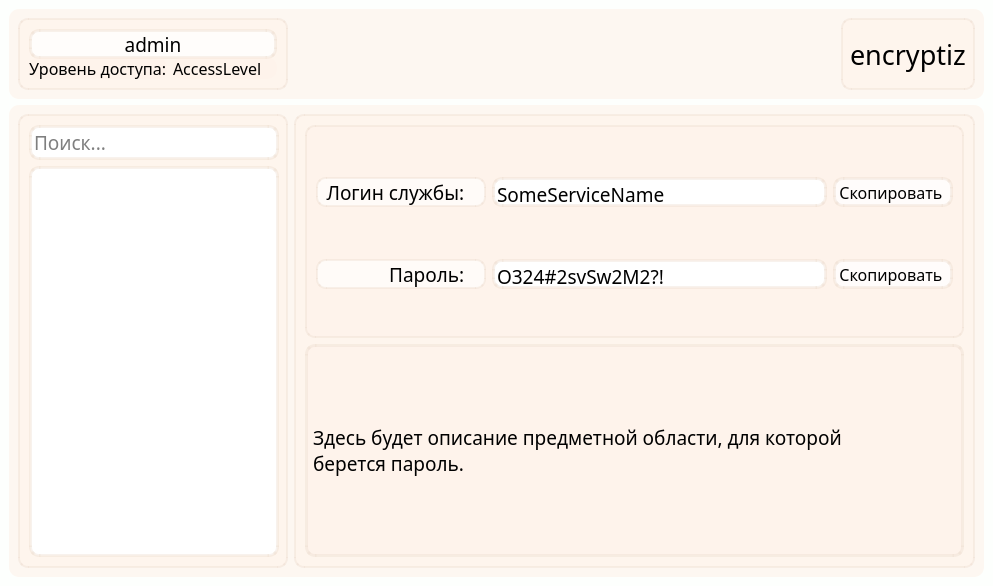
<?xml version="1.0" encoding="UTF-8"?>
<ui version="4.0">
 <class>MainWindow</class>
 <widget class="QMainWindow" name="MainWindow">
  <property name="geometry">
   <rect>
    <x>0</x>
    <y>0</y>
    <width>993</width>
    <height>586</height>
   </rect>
  </property>
  <property name="font">
   <font>
    <family>Century Gothic</family>
   </font>
  </property>
  <property name="windowTitle">
   <string>encryptiz</string>
  </property>
  <property name="styleSheet">
   <string notr="true">background-color: rgba(253, 255, 253, 255);
font-family:Century Gothic;</string>
  </property>
  <widget class="QWidget" name="centralwidget">
   <property name="styleSheet">
    <string notr="true"/>
   </property>
   <layout class="QVBoxLayout" name="verticalLayout_3">
    <item>
     <widget class="QWidget" name="widget" native="true">
      <property name="minimumSize">
       <size>
        <width>0</width>
        <height>90</height>
       </size>
      </property>
      <property name="maximumSize">
       <size>
        <width>16777215</width>
        <height>90</height>
       </size>
      </property>
      <property name="styleSheet">
       <string notr="true">background-color: rgba(254, 244, 236, 180);
border-radius: 10px;</string>
      </property>
      <layout class="QHBoxLayout" name="horizontalLayout_2">
       <item alignment="Qt::AlignLeft">
        <widget class="QFrame" name="admin_panel">
         <property name="minimumSize">
          <size>
           <width>270</width>
           <height>70</height>
          </size>
         </property>
         <property name="styleSheet">
          <string notr="true">background-color: rgba(254, 238, 229, 80);
border: 2px solid rgba(236, 218, 204, 90);
border-radius: 10px;</string>
         </property>
         <layout class="QVBoxLayout" name="verticalLayout">
          <item>
           <widget class="QPushButton" name="pushButton_user_info">
            <property name="minimumSize">
             <size>
              <width>200</width>
              <height>30</height>
             </size>
            </property>
            <property name="maximumSize">
             <size>
              <width>16777215</width>
              <height>50</height>
             </size>
            </property>
            <property name="font">
             <font>
              <family>Century Gothic</family>
              <pointsize>14</pointsize>
             </font>
            </property>
            <property name="mouseTracking">
             <bool>true</bool>
            </property>
            <property name="layoutDirection">
             <enum>Qt::LeftToRight</enum>
            </property>
            <property name="autoFillBackground">
             <bool>false</bool>
            </property>
            <property name="styleSheet">
             <string notr="true">QPushButton {
background-color: rgba(255, 255, 255, 200);
border: 3px solid rgba(236, 218, 204, 90);
border-radius: 10px;
}
QPushButton:hover {
background-color: rgba(236, 218, 204, 90);
}
QPushButton:pressed {
background-color: rgba(236, 218, 204, 150);
}</string>
            </property>
            <property name="text">
             <string>admin</string>
            </property>
            <property name="iconSize">
             <size>
              <width>20</width>
              <height>20</height>
             </size>
            </property>
            <property name="checkable">
             <bool>false</bool>
            </property>
           </widget>
          </item>
          <item>
           <layout class="QHBoxLayout" name="horizontalLayout_5">
            <item>
             <widget class="QLabel" name="label_access_level">
              <property name="font">
               <font>
                <family>Century Gothic</family>
                <pointsize>12</pointsize>
               </font>
              </property>
              <property name="styleSheet">
               <string notr="true">border: none</string>
              </property>
              <property name="text">
               <string>Уровень доступа:</string>
              </property>
             </widget>
            </item>
            <item>
             <widget class="QLabel" name="label_acces_level_val">
              <property name="font">
               <font>
                <family>Century Gothic</family>
                <pointsize>12</pointsize>
               </font>
              </property>
              <property name="styleSheet">
               <string notr="true">border: none</string>
              </property>
              <property name="text">
               <string>AccessLevel</string>
              </property>
             </widget>
            </item>
           </layout>
          </item>
         </layout>
        </widget>
       </item>
       <item alignment="Qt::AlignRight">
        <widget class="QLabel" name="label_program_name">
         <property name="font">
          <font>
           <family>Century Gothic</family>
           <pointsize>20</pointsize>
          </font>
         </property>
         <property name="styleSheet">
          <string notr="true">background-color: rgba(254, 238, 229, 80);
border: 2px solid rgba(236, 218, 204, 90);
border-radius: 10px;</string>
         </property>
         <property name="text">
          <string>encryptiz</string>
         </property>
        </widget>
       </item>
      </layout>
     </widget>
    </item>
    <item>
     <widget class="QFrame" name="frame_2">
      <property name="styleSheet">
       <string notr="true">background-color: rgba(254, 244, 236, 180);
border-radius: 10px;</string>
      </property>
      <property name="frameShape">
       <enum>QFrame::Box</enum>
      </property>
      <property name="frameShadow">
       <enum>QFrame::Raised</enum>
      </property>
      <layout class="QHBoxLayout" name="horizontalLayout">
       <item alignment="Qt::AlignLeft">
        <widget class="QFrame" name="frame_4">
         <property name="maximumSize">
          <size>
           <width>270</width>
           <height>16777215</height>
          </size>
         </property>
         <property name="styleSheet">
          <string notr="true">background-color: rgba(254, 238, 229, 80);
border: 2px solid rgba(236, 218, 204, 90);
border-radius: 10px;</string>
         </property>
         <property name="frameShape">
          <enum>QFrame::StyledPanel</enum>
         </property>
         <property name="frameShadow">
          <enum>QFrame::Raised</enum>
         </property>
         <layout class="QVBoxLayout" name="verticalLayout_5">
          <item>
           <widget class="QLineEdit" name="lineEdit_services_search">
            <property name="minimumSize">
             <size>
              <width>250</width>
              <height>30</height>
             </size>
            </property>
            <property name="maximumSize">
             <size>
              <width>250</width>
              <height>16777215</height>
             </size>
            </property>
            <property name="font">
             <font>
              <family>Century Gothic</family>
              <pointsize>14</pointsize>
             </font>
            </property>
            <property name="styleSheet">
             <string notr="true">background-color: white;
border: 3px solid rgba(236, 218, 204, 90);
border-radius: 10px;</string>
            </property>
            <property name="text">
             <string/>
            </property>
            <property name="alignment">
             <set>Qt::AlignLeading|Qt::AlignLeft|Qt::AlignVCenter</set>
            </property>
            <property name="placeholderText">
             <string>Поиск...</string>
            </property>
           </widget>
          </item>
          <item>
           <widget class="QListWidget" name="listWidget_services">
            <property name="minimumSize">
             <size>
              <width>250</width>
              <height>0</height>
             </size>
            </property>
            <property name="maximumSize">
             <size>
              <width>250</width>
              <height>16777215</height>
             </size>
            </property>
            <property name="font">
             <font>
              <family>Century Gothic</family>
              <pointsize>14</pointsize>
             </font>
            </property>
            <property name="styleSheet">
             <string notr="true">background-color: white;
border: 3px solid rgba(236, 218, 204, 90);
border-radius: 10px;</string>
            </property>
            <property name="midLineWidth">
             <number>0</number>
            </property>
           </widget>
          </item>
         </layout>
        </widget>
       </item>
       <item>
        <widget class="QFrame" name="frame_3">
         <property name="styleSheet">
          <string notr="true">background-color: rgba(254, 238, 229, 80);
border: 2px solid rgba(236, 218, 204, 90);
border-radius: 10px;</string>
         </property>
         <property name="frameShape">
          <enum>QFrame::StyledPanel</enum>
         </property>
         <property name="frameShadow">
          <enum>QFrame::Raised</enum>
         </property>
         <layout class="QVBoxLayout" name="verticalLayout_2">
          <item>
           <widget class="QFrame" name="frame">
            <property name="styleSheet">
             <string notr="true">background-color: rgba(254, 238, 229, 80);
border: 2px solid rgba(236, 218, 204, 90);
border-radius: 10px;</string>
            </property>
            <property name="frameShape">
             <enum>QFrame::StyledPanel</enum>
            </property>
            <property name="frameShadow">
             <enum>QFrame::Raised</enum>
            </property>
            <layout class="QVBoxLayout" name="verticalLayout_4">
             <item>
              <spacer name="verticalSpacer">
               <property name="orientation">
                <enum>Qt::Vertical</enum>
               </property>
               <property name="sizeType">
                <enum>QSizePolicy::Fixed</enum>
               </property>
               <property name="sizeHint" stdset="0">
                <size>
                 <width>20</width>
                 <height>5</height>
                </size>
               </property>
              </spacer>
             </item>
             <item>
              <layout class="QHBoxLayout" name="horizontalLayout_3">
               <item>
                <widget class="QLabel" name="label_service_login">
                 <property name="enabled">
                  <bool>true</bool>
                 </property>
                 <property name="minimumSize">
                  <size>
                   <width>170</width>
                   <height>30</height>
                  </size>
                 </property>
                 <property name="maximumSize">
                  <size>
                   <width>170</width>
                   <height>30</height>
                  </size>
                 </property>
                 <property name="font">
                  <font>
                   <family>Century Gothic</family>
                   <pointsize>14</pointsize>
                  </font>
                 </property>
                 <property name="styleSheet">
                  <string notr="true">background-color: rgba(255, 255, 255, 160);
border: 2px solid rgba(236, 218, 204, 90);
border-radius: 10px;</string>
                 </property>
                 <property name="text">
                  <string>Логин службы:   </string>
                 </property>
                 <property name="alignment">
                  <set>Qt::AlignRight|Qt::AlignTrailing|Qt::AlignVCenter</set>
                 </property>
                </widget>
               </item>
               <item>
                <widget class="QLineEdit" name="lineEdit_service_login">
                 <property name="enabled">
                  <bool>true</bool>
                 </property>
                 <property name="minimumSize">
                  <size>
                   <width>0</width>
                   <height>30</height>
                  </size>
                 </property>
                 <property name="font">
                  <font>
                   <family>Century Gothic</family>
                   <pointsize>14</pointsize>
                  </font>
                 </property>
                 <property name="styleSheet">
                  <string notr="true">background-color: white;
border: 3px solid rgba(236, 218, 204, 90);
border-radius: 10px;</string>
                 </property>
                 <property name="text">
                  <string>SomeServiceName</string>
                 </property>
                 <property name="alignment">
                  <set>Qt::AlignLeading|Qt::AlignLeft|Qt::AlignTop</set>
                 </property>
                 <property name="readOnly">
                  <bool>true</bool>
                 </property>
                </widget>
               </item>
               <item>
                <widget class="QPushButton" name="pushButton_copy_login">
                 <property name="enabled">
                  <bool>true</bool>
                 </property>
                 <property name="minimumSize">
                  <size>
                   <width>120</width>
                   <height>30</height>
                  </size>
                 </property>
                 <property name="font">
                  <font>
                   <family>Century Gothic</family>
                   <pointsize>12</pointsize>
                  </font>
                 </property>
                 <property name="mouseTracking">
                  <bool>true</bool>
                 </property>
                 <property name="styleSheet">
                  <string notr="true">QPushButton {
background-color: rgba(255, 255, 255, 200);
border: 3px solid rgba(236, 218, 204, 90);
border-radius: 10px;
}
QPushButton:hover {
background-color: rgba(236, 218, 204, 90);
}
QPushButton:pressed {
background-color: rgba(236, 218, 204, 150);
}</string>
                 </property>
                 <property name="text">
                  <string>Скопировать </string>
                 </property>
                </widget>
               </item>
              </layout>
             </item>
             <item>
              <spacer name="verticalSpacer_2">
               <property name="orientation">
                <enum>Qt::Vertical</enum>
               </property>
               <property name="sizeType">
                <enum>QSizePolicy::Fixed</enum>
               </property>
               <property name="sizeHint" stdset="0">
                <size>
                 <width>20</width>
                 <height>10</height>
                </size>
               </property>
              </spacer>
             </item>
             <item>
              <layout class="QHBoxLayout" name="horizontalLayout_4">
               <item>
                <widget class="QLabel" name="label_service_password">
                 <property name="enabled">
                  <bool>true</bool>
                 </property>
                 <property name="minimumSize">
                  <size>
                   <width>170</width>
                   <height>30</height>
                  </size>
                 </property>
                 <property name="maximumSize">
                  <size>
                   <width>170</width>
                   <height>30</height>
                  </size>
                 </property>
                 <property name="font">
                  <font>
                   <family>Century Gothic</family>
                   <pointsize>14</pointsize>
                  </font>
                 </property>
                 <property name="styleSheet">
                  <string notr="true">background-color: rgba(255, 255, 255, 160);
border: 2px solid rgba(236, 218, 204, 90);
border-radius: 10px;</string>
                 </property>
                 <property name="text">
                  <string>Пароль:   </string>
                 </property>
                 <property name="alignment">
                  <set>Qt::AlignRight|Qt::AlignTrailing|Qt::AlignVCenter</set>
                 </property>
                </widget>
               </item>
               <item>
                <widget class="QLineEdit" name="lineEdit_service_password">
                 <property name="enabled">
                  <bool>true</bool>
                 </property>
                 <property name="minimumSize">
                  <size>
                   <width>0</width>
                   <height>30</height>
                  </size>
                 </property>
                 <property name="font">
                  <font>
                   <family>Century Gothic</family>
                   <pointsize>14</pointsize>
                  </font>
                 </property>
                 <property name="styleSheet">
                  <string notr="true">background-color: white;
border: 3px solid rgba(236, 218, 204, 90);
border-radius: 10px;</string>
                 </property>
                 <property name="text">
                  <string>O324#2svSw2M2?!</string>
                 </property>
                 <property name="alignment">
                  <set>Qt::AlignLeading|Qt::AlignLeft|Qt::AlignTop</set>
                 </property>
                 <property name="readOnly">
                  <bool>true</bool>
                 </property>
                </widget>
               </item>
               <item>
                <widget class="QPushButton" name="pushButton_copy_password">
                 <property name="enabled">
                  <bool>true</bool>
                 </property>
                 <property name="minimumSize">
                  <size>
                   <width>120</width>
                   <height>30</height>
                  </size>
                 </property>
                 <property name="font">
                  <font>
                   <family>Century Gothic</family>
                   <pointsize>12</pointsize>
                  </font>
                 </property>
                 <property name="mouseTracking">
                  <bool>true</bool>
                 </property>
                 <property name="styleSheet">
                  <string notr="true">QPushButton {
background-color: rgba(255, 255, 255, 200);
border: 3px solid rgba(236, 218, 204, 90);
border-radius: 10px;
}
QPushButton:hover {
background-color: rgba(236, 218, 204, 90);
}
QPushButton:pressed {
background-color: rgba(236, 218, 204, 150);
}</string>
                 </property>
                 <property name="text">
                  <string>Скопировать </string>
                 </property>
                </widget>
               </item>
              </layout>
             </item>
            </layout>
           </widget>
          </item>
          <item>
           <widget class="QLabel" name="label_service_description">
            <property name="enabled">
             <bool>true</bool>
            </property>
            <property name="font">
             <font>
              <family>Century Gothic</family>
              <pointsize>14</pointsize>
             </font>
            </property>
            <property name="styleSheet">
             <string notr="true">background-color: rgba(254, 238, 229, 80);
border: 3px solid rgba(236, 218, 204, 90);
border-radius: 10px;</string>
            </property>
            <property name="text">
             <string>&lt;html&gt;&lt;head/&gt;&lt;body&gt;&lt;p&gt;Здесь будет описание предметной области, для которой &lt;br/&gt;берется пароль.&lt;/p&gt;&lt;/body&gt;&lt;/html&gt;</string>
            </property>
           </widget>
          </item>
         </layout>
        </widget>
       </item>
      </layout>
     </widget>
    </item>
   </layout>
  </widget>
 </widget>
 <resources/>
 <connections/>
</ui>
